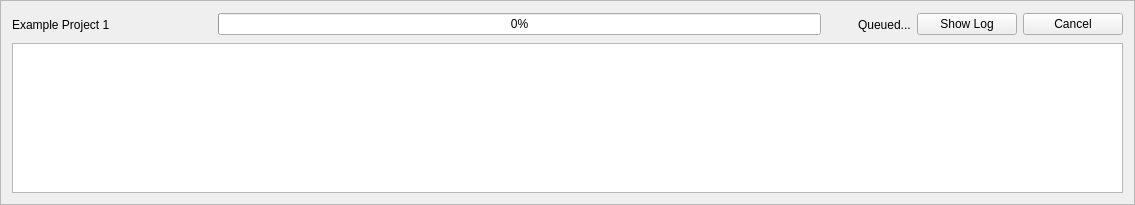
<?xml version="1.0" encoding="UTF-8"?>
<ui version="4.0">
 <class>UploadWidgetFrame</class>
 <widget class="QFrame" name="UploadWidgetFrame">
  <property name="geometry">
   <rect>
    <x>0</x>
    <y>0</y>
    <width>1135</width>
    <height>205</height>
   </rect>
  </property>
  <property name="windowTitle">
   <string>Frame</string>
  </property>
  <property name="frameShape">
   <enum>QFrame::StyledPanel</enum>
  </property>
  <property name="frameShadow">
   <enum>QFrame::Raised</enum>
  </property>
  <layout class="QGridLayout" name="gridLayout">
   <item row="0" column="0">
    <layout class="QVBoxLayout" name="uploadWidgetMainverticalLayout">
     <item>
      <layout class="QHBoxLayout" name="uploadWidgetHorizontalLayout">
       <item>
        <widget class="QLabel" name="uploadProjectLabel">
         <property name="minimumSize">
          <size>
           <width>200</width>
           <height>0</height>
          </size>
         </property>
         <property name="toolTip">
          <string>Name of the PASTA project enqueued for dataverse upload.</string>
         </property>
         <property name="text">
          <string>Example Project 1</string>
         </property>
        </widget>
       </item>
       <item>
        <widget class="QProgressBar" name="uploadProgressBar">
         <property name="toolTip">
          <string>Shows the upload progress.</string>
         </property>
         <property name="value">
          <number>0</number>
         </property>
        </widget>
       </item>
       <item>
        <widget class="QLabel" name="statusIconLabel">
         <property name="sizePolicy">
          <sizepolicy hsizetype="Preferred" vsizetype="Preferred">
           <horstretch>0</horstretch>
           <verstretch>0</verstretch>
          </sizepolicy>
         </property>
         <property name="minimumSize">
          <size>
           <width>25</width>
           <height>25</height>
          </size>
         </property>
         <property name="text">
          <string/>
         </property>
        </widget>
       </item>
       <item>
        <widget class="QLabel" name="statusLabel">
         <property name="minimumSize">
          <size>
           <width>0</width>
           <height>0</height>
          </size>
         </property>
         <property name="toolTip">
          <string>Displays the status of the upload process (Queued/Success/Failed/In-progress).</string>
         </property>
         <property name="text">
          <string>Queued...</string>
         </property>
         <property name="alignment">
          <set>Qt::AlignLeading|Qt::AlignLeft|Qt::AlignVCenter</set>
         </property>
        </widget>
       </item>
       <item>
        <widget class="QPushButton" name="showLogPushButton">
         <property name="minimumSize">
          <size>
           <width>100</width>
           <height>0</height>
          </size>
         </property>
         <property name="toolTip">
          <string>Click to view the log for this particular upload.</string>
         </property>
         <property name="text">
          <string>Show Log</string>
         </property>
         <property name="icon">
          <iconset theme="document-page-setup">
           <normaloff>.</normaloff>.</iconset>
         </property>
        </widget>
       </item>
       <item>
        <widget class="QPushButton" name="uploadCancelPushButton">
         <property name="minimumSize">
          <size>
           <width>100</width>
           <height>0</height>
          </size>
         </property>
         <property name="toolTip">
          <string>Click to cancel this particular upload.</string>
         </property>
         <property name="text">
          <string>Cancel</string>
         </property>
         <property name="icon">
          <iconset theme="window-close">
           <normaloff>.</normaloff>.</iconset>
         </property>
        </widget>
       </item>
      </layout>
     </item>
     <item>
      <widget class="QTextEdit" name="logConsoleTextEdit">
       <property name="enabled">
        <bool>true</bool>
       </property>
       <property name="minimumSize">
        <size>
         <width>0</width>
         <height>150</height>
        </size>
       </property>
       <property name="toolTip">
        <string>Displays the generated log messages for this particular upload.</string>
       </property>
       <property name="readOnly">
        <bool>true</bool>
       </property>
      </widget>
     </item>
    </layout>
   </item>
  </layout>
 </widget>
 <resources/>
 <connections/>
</ui>
